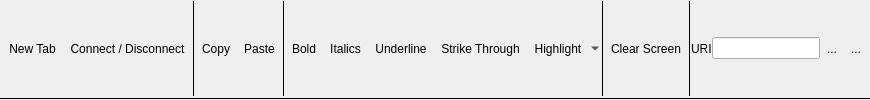
     <widget class="QWidget" name="MainToolbar_widget" native="true">
      <property name="sizePolicy">
       <sizepolicy hsizetype="Preferred" vsizetype="Fixed">
        <horstretch>0</horstretch>
        <verstretch>0</verstretch>
       </sizepolicy>
      </property>
      <property name="maximumSize">
       <size>
        <width>16777215</width>
        <height>100</height>
       </size>
      </property>
      <layout class="QVBoxLayout" name="verticalLayout">
       <property name="spacing">
        <number>0</number>
       </property>
       <property name="leftMargin">
        <number>0</number>
       </property>
       <property name="topMargin">
        <number>0</number>
       </property>
       <property name="rightMargin">
        <number>0</number>
       </property>
       <property name="bottomMargin">
        <number>0</number>
       </property>
       <item>
        <widget class="QWidget" name="widget_18" native="true">
         <property name="sizePolicy">
          <sizepolicy hsizetype="Preferred" vsizetype="Fixed">
           <horstretch>0</horstretch>
           <verstretch>0</verstretch>
          </sizepolicy>
         </property>
         <property name="maximumSize">
          <size>
           <width>16777215</width>
           <height>100</height>
          </size>
         </property>
         <layout class="QHBoxLayout" name="horizontalLayout_24">
          <property name="spacing">
           <number>0</number>
          </property>
          <property name="leftMargin">
           <number>2</number>
          </property>
          <property name="topMargin">
           <number>1</number>
          </property>
          <property name="rightMargin">
           <number>2</number>
          </property>
          <property name="bottomMargin">
           <number>1</number>
          </property>
          <item>
           <widget class="QToolButton" name="New_Tab_toolButton">
            <property name="focusPolicy">
             <enum>Qt::NoFocus</enum>
            </property>
            <property name="toolTip">
             <string>New Tab</string>
            </property>
            <property name="text">
             <string>New Tab</string>
            </property>
            <property name="icon">
             <iconset resource="MainResource.qrc">
              <normaloff>:/G/Graphics/tab_add.png</normaloff>:/G/Graphics/tab_add.png</iconset>
            </property>
            <property name="iconSize">
             <size>
              <width>31</width>
              <height>29</height>
             </size>
            </property>
            <property name="autoRaise">
             <bool>true</bool>
            </property>
           </widget>
          </item>
          <item>
           <widget class="QToolButton" name="ConnectToggle_toolButton">
            <property name="focusPolicy">
             <enum>Qt::NoFocus</enum>
            </property>
            <property name="toolTip">
             <string>Connect / Disconnect</string>
            </property>
            <property name="text">
             <string>Connect / Disconnect</string>
            </property>
            <property name="icon">
             <iconset resource="MainResource.qrc">
              <normaloff>:/G/Graphics/connect.png</normaloff>
              <normalon>:/G/Graphics/disconnect.png</normalon>:/G/Graphics/connect.png</iconset>
            </property>
            <property name="iconSize">
             <size>
              <width>31</width>
              <height>29</height>
             </size>
            </property>
            <property name="checkable">
             <bool>true</bool>
            </property>
            <property name="autoRaise">
             <bool>true</bool>
            </property>
           </widget>
          </item>
          <item>
           <widget class="Line" name="line_4">
            <property name="styleSheet">
             <string notr="true"/>
            </property>
            <property name="frameShadow">
             <enum>QFrame::Plain</enum>
            </property>
            <property name="orientation">
             <enum>Qt::Vertical</enum>
            </property>
           </widget>
          </item>
          <item>
           <widget class="QToolButton" name="Copy_toolButton">
            <property name="focusPolicy">
             <enum>Qt::NoFocus</enum>
            </property>
            <property name="toolTip">
             <string>Copy to clipboard</string>
            </property>
            <property name="text">
             <string>Copy</string>
            </property>
            <property name="icon">
             <iconset resource="MainResource.qrc">
              <normaloff>:/G/Graphics/page_copy.png</normaloff>:/G/Graphics/page_copy.png</iconset>
            </property>
            <property name="iconSize">
             <size>
              <width>31</width>
              <height>29</height>
             </size>
            </property>
            <property name="autoRaise">
             <bool>true</bool>
            </property>
           </widget>
          </item>
          <item>
           <widget class="QToolButton" name="Paste_toolButton">
            <property name="focusPolicy">
             <enum>Qt::NoFocus</enum>
            </property>
            <property name="toolTip">
             <string>Paste from clipboard</string>
            </property>
            <property name="text">
             <string>Paste</string>
            </property>
            <property name="icon">
             <iconset resource="MainResource.qrc">
              <normaloff>:/G/Graphics/paste_plain.png</normaloff>:/G/Graphics/paste_plain.png</iconset>
            </property>
            <property name="iconSize">
             <size>
              <width>31</width>
              <height>29</height>
             </size>
            </property>
            <property name="autoRaise">
             <bool>true</bool>
            </property>
           </widget>
          </item>
          <item>
           <widget class="Line" name="line_5">
            <property name="styleSheet">
             <string notr="true"/>
            </property>
            <property name="frameShadow">
             <enum>QFrame::Plain</enum>
            </property>
            <property name="orientation">
             <enum>Qt::Vertical</enum>
            </property>
           </widget>
          </item>
          <item>
           <widget class="QToolButton" name="StyleBold_toolButton">
            <property name="focusPolicy">
             <enum>Qt::NoFocus</enum>
            </property>
            <property name="toolTip">
             <string>Apply bold styling</string>
            </property>
            <property name="text">
             <string>Bold</string>
            </property>
            <property name="icon">
             <iconset resource="MainResource.qrc">
              <normaloff>:/G/Graphics/text_bold.png</normaloff>:/G/Graphics/text_bold.png</iconset>
            </property>
            <property name="iconSize">
             <size>
              <width>31</width>
              <height>29</height>
             </size>
            </property>
            <property name="checkable">
             <bool>true</bool>
            </property>
            <property name="autoRaise">
             <bool>true</bool>
            </property>
           </widget>
          </item>
          <item>
           <widget class="QToolButton" name="StyleItalics_toolButton">
            <property name="focusPolicy">
             <enum>Qt::NoFocus</enum>
            </property>
            <property name="toolTip">
             <string>Apply italic styling</string>
            </property>
            <property name="text">
             <string>Italics</string>
            </property>
            <property name="icon">
             <iconset resource="MainResource.qrc">
              <normaloff>:/G/Graphics/text_italic.png</normaloff>:/G/Graphics/text_italic.png</iconset>
            </property>
            <property name="iconSize">
             <size>
              <width>31</width>
              <height>29</height>
             </size>
            </property>
            <property name="checkable">
             <bool>true</bool>
            </property>
            <property name="autoRaise">
             <bool>true</bool>
            </property>
           </widget>
          </item>
          <item>
           <widget class="QToolButton" name="StyleUnderline_toolButton">
            <property name="focusPolicy">
             <enum>Qt::NoFocus</enum>
            </property>
            <property name="toolTip">
             <string>Apply underline styling</string>
            </property>
            <property name="text">
             <string>Underline</string>
            </property>
            <property name="icon">
             <iconset resource="MainResource.qrc">
              <normaloff>:/G/Graphics/text_underline.png</normaloff>:/G/Graphics/text_underline.png</iconset>
            </property>
            <property name="iconSize">
             <size>
              <width>31</width>
              <height>29</height>
             </size>
            </property>
            <property name="checkable">
             <bool>true</bool>
            </property>
            <property name="autoRaise">
             <bool>true</bool>
            </property>
           </widget>
          </item>
          <item>
           <widget class="QToolButton" name="StyleStrikeThrough_toolButton">
            <property name="focusPolicy">
             <enum>Qt::NoFocus</enum>
            </property>
            <property name="toolTip">
             <string>Apply strikethrough styling</string>
            </property>
            <property name="text">
             <string>Strike Through</string>
            </property>
            <property name="icon">
             <iconset resource="MainResource.qrc">
              <normaloff>:/G/Graphics/text_strikethrough.png</normaloff>:/G/Graphics/text_strikethrough.png</iconset>
            </property>
            <property name="iconSize">
             <size>
              <width>31</width>
              <height>29</height>
             </size>
            </property>
            <property name="checkable">
             <bool>true</bool>
            </property>
            <property name="autoRaise">
             <bool>true</bool>
            </property>
           </widget>
          </item>
          <item>
           <widget class="QToolButton" name="StyleColor_toolButton">
            <property name="focusPolicy">
             <enum>Qt::NoFocus</enum>
            </property>
            <property name="toolTip">
             <string>Apply text coloring</string>
            </property>
            <property name="text">
             <string>Highlight</string>
            </property>
            <property name="icon">
             <iconset resource="MainResource.qrc">
              <normaloff>:/G/Graphics/color_swatch.png</normaloff>:/G/Graphics/color_swatch.png</iconset>
            </property>
            <property name="iconSize">
             <size>
              <width>31</width>
              <height>29</height>
             </size>
            </property>
            <property name="popupMode">
             <enum>QToolButton::MenuButtonPopup</enum>
            </property>
            <property name="autoRaise">
             <bool>true</bool>
            </property>
           </widget>
          </item>
          <item>
           <widget class="Line" name="line_7">
            <property name="styleSheet">
             <string notr="true"/>
            </property>
            <property name="frameShadow">
             <enum>QFrame::Plain</enum>
            </property>
            <property name="orientation">
             <enum>Qt::Vertical</enum>
            </property>
           </widget>
          </item>
          <item>
           <widget class="QToolButton" name="Clear_Screen_toolButton">
            <property name="focusPolicy">
             <enum>Qt::NoFocus</enum>
            </property>
            <property name="toolTip">
             <string>Clear screen</string>
            </property>
            <property name="text">
             <string>Clear Screen</string>
            </property>
            <property name="icon">
             <iconset resource="MainResource.qrc">
              <normaloff>:/G/Graphics/application.png</normaloff>:/G/Graphics/application.png</iconset>
            </property>
            <property name="iconSize">
             <size>
              <width>31</width>
              <height>29</height>
             </size>
            </property>
            <property name="autoRaise">
             <bool>true</bool>
            </property>
           </widget>
          </item>
          <item>
           <widget class="Line" name="line_6">
            <property name="styleSheet">
             <string notr="true"/>
            </property>
            <property name="frameShadow">
             <enum>QFrame::Plain</enum>
            </property>
            <property name="orientation">
             <enum>Qt::Vertical</enum>
            </property>
           </widget>
          </item>
          <item>
           <widget class="QLabel" name="label_8">
            <property name="text">
             <string>URI</string>
            </property>
            <property name="margin">
             <number>4</number>
            </property>
           </widget>
          </item>
          <item>
           <widget class="QLineEdit" name="URI_lineEdit">
            <property name="toolTip">
             <string>&lt;html&gt;&lt;head/&gt;&lt;body&gt;&lt;p&gt;The URI is a way of specifying what device to connect to and set parameters for that connection.  Press the help button for more info...&lt;/p&gt;&lt;p&gt;&lt;br/&gt;&lt;/p&gt;&lt;/body&gt;&lt;/html&gt;</string>
            </property>
           </widget>
          </item>
          <item>
           <widget class="QToolButton" name="URIHelp_toolButton">
            <property name="focusPolicy">
             <enum>Qt::NoFocus</enum>
            </property>
            <property name="text">
             <string>...</string>
            </property>
            <property name="icon">
             <iconset resource="MainResource.qrc">
              <normaloff>:/G/Graphics/help.png</normaloff>:/G/Graphics/help.png</iconset>
            </property>
            <property name="iconSize">
             <size>
              <width>31</width>
              <height>29</height>
             </size>
            </property>
            <property name="autoRaise">
             <bool>true</bool>
            </property>
           </widget>
          </item>
          <item>
           <widget class="QToolButton" name="URIGo_toolButton">
            <property name="focusPolicy">
             <enum>Qt::NoFocus</enum>
            </property>
            <property name="text">
             <string>...</string>
            </property>
            <property name="icon">
             <iconset resource="MainResource.qrc">
              <normaloff>:/G/Graphics/bullet_go.png</normaloff>:/G/Graphics/bullet_go.png</iconset>
            </property>
            <property name="iconSize">
             <size>
              <width>31</width>
              <height>29</height>
             </size>
            </property>
            <property name="autoRaise">
             <bool>true</bool>
            </property>
           </widget>
          </item>
         </layout>
        </widget>
       </item>
       <item>
        <widget class="Line" name="line_3">
         <property name="styleSheet">
          <string notr="true"/>
         </property>
         <property name="frameShadow">
          <enum>QFrame::Plain</enum>
         </property>
         <property name="orientation">
          <enum>Qt::Horizontal</enum>
         </property>
        </widget>
       </item>
      </layout>
     </widget>
